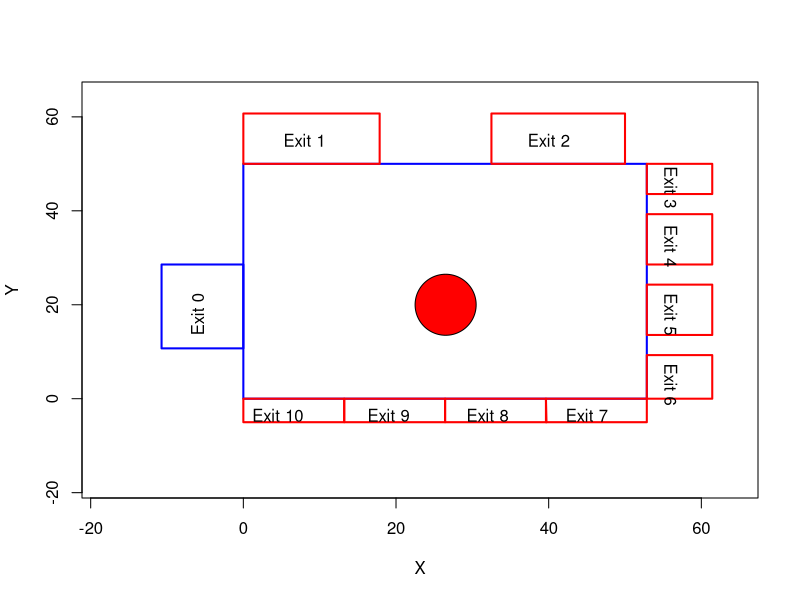

This figure's R source:
## ---- chunk 1
# First let's define an area in metres
gcs_env_m = function(){
  plot((-250 /14):(900/14), (-250/14):(900/14), col = "white", xlab = "X", ylab = "Y") # draw an empty plot
  polygon(x = c(0, 0, 740/14, 740/14),
          y = c(0, 700/14, 700/14, 0),
          border = "blue",
          lwd = 2) # draw walls of a GCS
  polygon(x= c(-150/14, 0, 0, -150/14),
          y = c(400/14, 400/14, 150/14, 150/14),
          border = "blue",
          lwd = 2) # exit 0
  polygon(x = c(0, 250/14, 250/14, 0),
          y = c(850/14, 850/14, 700/14, 700/14),
          border = "red",
          lwd = 2) # exit 1
  polygon(x = c(455/14, 700/14, 700/14, 455/14),
          y = c(850/14, 850/14, 700/14, 700/14),
          border = "red",
          lwd = 2) # exit 2
  polygon(x = c(740/14, 860/14, 860/14, 740/14),
          y = c(700/14, 700/14, 610/14, 610/14),
          border = "red",
          lwd = 2) # exit 3
  polygon(x = c(740/14, 860/14, 860/14, 740/14),
          y = c(550/14, 550/14, 400/14, 400/14),
          border = "red",
          lwd = 2) # exit 4
  polygon(x = c(740/14, 860/14, 860/14, 740/14),
          y = c(340/14, 340/14, 190/14, 190/14),
          border = "red",
          lwd = 2) # exit 5
  polygon(x = c(740/14, 860/14, 860/14, 740/14),
          y = c(130/14, 130/14, 0, 0),
          border = "red",
          lwd = 2) # exit 6
  polygon(x = c(555/14, 740/14, 740/14, 555/14),
          y = c(0, 0, -70/14, -70/14),
          border = "red",
          lwd = 2) # exit 7
  polygon(x = c(370/14, 555/14, 556/14, 370/14),
          y = c(0, 0, -70/14, -70/14),
          border = "red",
          lwd = 2) # exit 8
  polygon(x = c(185/14, 370/14, 370/14, 185/14),
          y = c(0, 0, -70/14, -70/14),
          border = "red",
          lwd = 2) # exit 9
  polygon(x = c(0, 185/14, 185/14, 0),
          y = c(0, 0, -70/14, -70/14),
          border = "red",
          lwd = 2) # exit 10
  # polygon(x = c(294, 252, 210, 210, 252, 294, 336, 336, 294),
  #         y = c(294, 294, 336, 378, 420, 420, 378, 336, 294),
  #         col = "red") # information booth (an obstacle)
  plotrix::draw.circle(x = 371/14, y = 280/14, 
                       radius = 56/14, 
                       col = "red") # obstacle 
  # annotation of a plot
  text(x = -84/14,
       y = 252/14,
       label = "Exit 0",
       srt = 90)
  text(x = 112/14,
       y = 770/14,
       label = "Exit 1")
  text(x = 560/14,
       y = 770/14,
       label = "Exit 2")
  text(x = 784/14,
       y = 630/14,
       label = "Exit 3",
       srt = -90)
  text(x = 784/14,
       y = 455/14,
       label = "Exit 4",
       srt = -90)
  text(x = 784/14,
       y = 252/14,
       label = "Exit 5",
       srt = -90)
  text(x = 784/14, 
       y = 42/14,
       label = "Exit 6",
       srt = -90)
  text(x = 630/14,
       y = -49/14,
       label = "Exit 7")
  text(x = 448/14,
       y = -49/14,
       label = "Exit 8")
  text(x = 266/14, 
       y = -49/14,
       label = "Exit 9")
  text(x = 63/14,
       y = -49/14,
       label = "Exit 10")
}
gcs_env_m()
